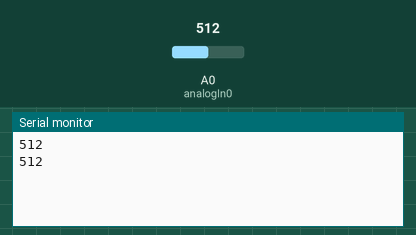
This sketch was run on a simulated Arduino Uno, built with avr-gcc and run on an emulated ATmega328P. On the bench: the last lines printed to the serial monitor. The test bench sets the inputs (shaded band); at power-on: A0 (analogIn0) = 512.

Above: at 1.8 s.
1.9 s: A0 (analogIn0) set to 716
At 2.5 s:
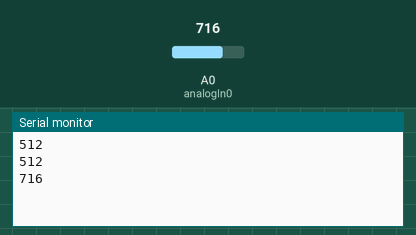
3.4 s: A0 (analogIn0) set to 900
At 4.7 s:
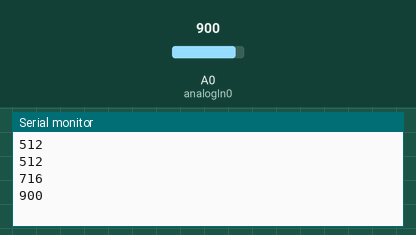
Timing chart, 0 to 6.4 s (numbered marks = the images above; inputs shaded):
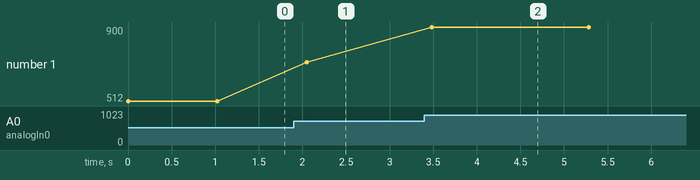

The sketch:

opdracht13Delano.ino
```cpp
/*
Huiswerk Opdacht 13
Delano Koster 5035007

08-09-24
*/

const int analogIn0 = A0;
const int ledPin = 5;

void setup() {
  pinMode(analogIn0, INPUT);
  Serial.begin(9600);
}

void loop() {
  int potValue = analogRead(analogIn0);
  Serial.println(potValue);
  digitalWrite(ledPin, HIGH);
  delay(potValue);
  digitalWrite(ledPin, LOW);
  delay(potValue);
}
```

Measured:
- after the input at 1.9 s, the serial monitor: prints a new line after 0.15 s (image 1)
- after the input at 3.4 s, the serial monitor: prints a new line after 0.08 s (image 2)
- plotted number 1: 512 → 716 after the input at 1.9 s, 716 → 900 after the input at 3.4 s
